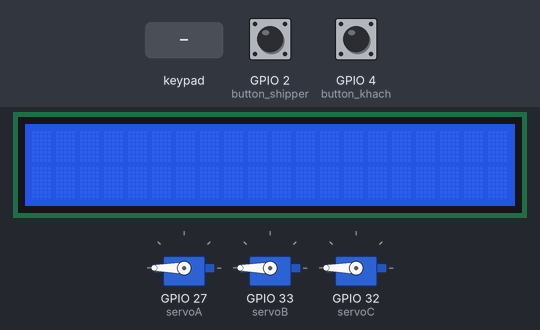
Simulated run of this sketch. Board: ESP32. Shown: 3 × servo, 20×2 character LCD. Inputs (shaded band) come from the test bench; at power-on: GPIO 2 (button_shipper) LOW, GPIO 4 (button_khach) LOW. WiFi joins after 1.5 s; servers stay silent unless stated; the local clock reads 2024-03-15 10:24:30 at power-on unless the sketch sets it; the Firebase database answers and starts empty; what the sketch prints to the serial monitor is not drawn.

Above: at 3.8 s.
3.9 s: GPIO 2 (button_shipper) pulled HIGH for 0.15 s
5.7 s: keypad keys 2 3 2 5 3 2 6 D pressed 0.4 s apart
At 6.6 s:
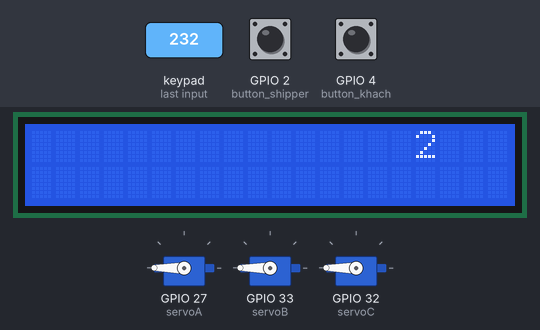
10.4 s: key 'A' pressed
At 12.2 s:
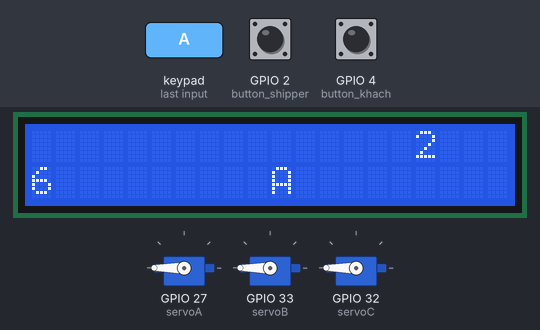
12.3 s: GPIO 4 (button_khach) pulled HIGH for 0.15 s
At 14.6 s:
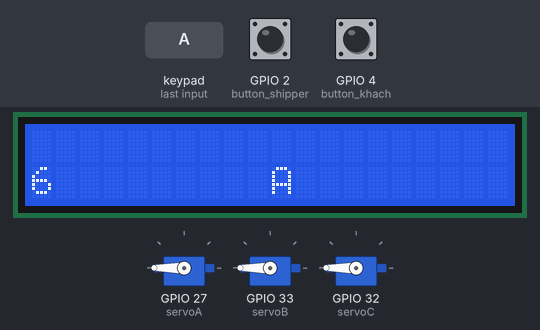
15.4 s: keypad keys 1 9 1 8 5 1 7 D pressed 0.4 s apart
At 20.0 s:
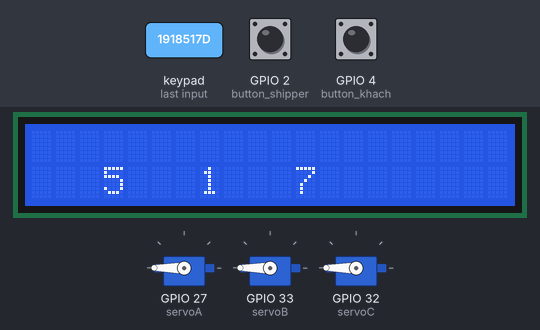
20.3 s: key '#' pressed
At 24.6 s:
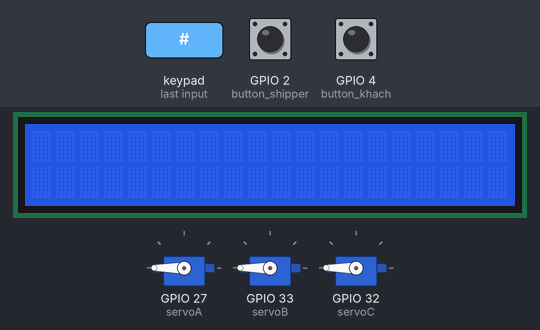

Measured:
- after the input at 10.4 s, the display: first differs from a run without the input after 0.17 s (image 2 shows a later state)
- after the input at 12.3 s, the display: changes after 1.8 s (image 3)
- after the input at 15.4 s, the display: first differs from a run without the input after 2.3 s (image 4 shows a later state)
- after the input at 20.3 s, the display: first changes after 0.16 s (image 5 shows a later state)

The sketch:

hardware.ino
```cpp
#include <Keypad.h>
#include <ESP32Servo.h>
#include <LiquidCrystal_I2C.h>
#include <WiFi.h>
#include <FirebaseESP32.h>
#include <addons/RTDBHelper.h>
#include "RTClib.h"

RTC_DS1307 rtc;

const char* ssid = "Điện thoại của Khoa";
const char* password = "123456789";
// Thông tin Firebase
#define DATABASE_URL "hw-sw-project-6eb09-default-rtdb.firebaseio.com"

// Tạo đối tượng FirebaseData
FirebaseData firebase;
FirebaseAuth auth;
FirebaseConfig config;

// =====================================================
Servo myservo;
LiquidCrystal_I2C lcd (0x27, 20,2);

Servo myservoA;
Servo myservoB;
Servo myservoC;

#define servoA 27
#define servoB 33
#define servoC 32
#define button_khach 4
#define button_shipper 2

char customKey;
const byte ROWS = 4;
const byte COLS = 4;
String num_string;
String num_string2;
String code;
String name;
String phone;
int shipper_mode;
int khach_mode;

char hexaKeys[ROWS][COLS] = {
  {'1','2','3','A'},
  {'4','5','6','B'},
  {'7','8','9','C'},
  {'*','0','#','D'}
};

byte rowPins[ROWS] = {23, 25, 3, 26};
byte colPins[COLS] = {19, 18, 5, 17};

Keypad customKeypad = Keypad( makeKeymap(hexaKeys), rowPins, colPins, ROWS, COLS);

void readKeypad1();
void readKeypad2();
void openA();
void closeA();
void openB();
void closeB();
void openC();
void closeC();


void setup() {
  // put your setup code here, to run once:
    Serial.begin(115200);
    delay(1000);

    WiFi.mode(WIFI_STA); //Optional
    WiFi.begin(ssid, password);
    Serial.println("\nConnecting");

    while(WiFi.status() != WL_CONNECTED){
        Serial.print(".");
        delay(100);
    }

    Serial.println("\nConnected to the WiFi network");
    Serial.print("Local ESP32 IP: ");
    Serial.println(WiFi.localIP());
    Serial.printf("Firebase Client v%s\n\n", FIREBASE_CLIENT_VERSION);
    config.database_url = DATABASE_URL;
    config.signer.test_mode = true;
    Firebase.reconnectWiFi(true);
    Firebase.begin(&config, &auth);

    if (Firebase.ready()) {
      Serial.println("Connected to Firebase");
    } else {
      Serial.println("Failed to connect to Firebase");
    }


    pinMode(button_khach, INPUT);
    pinMode(button_shipper, INPUT);
    myservoA.attach(servoA);
    myservoA.write(180);
    myservoB.attach(servoB);
    myservoB.write(180);
    myservoC.attach(servoC);
    myservoC.write(180);
    lcd.init();                      // initialize the lcd
    lcd.init();
    // Print a message to the LCD.
    lcd.backlight();
    lcd.setCursor(0,0);
    shipper_mode = 0;
    khach_mode = 0;


    //-----------------------------------------------RTC------------------------------------//
    #ifndef ESP8266
      while (!Serial); // wait for serial port to connect. Needed for native USB
    #endif

    if (! rtc.begin()) {
      Serial.println("Couldn't find RTC");
      Serial.flush();
      while (1) delay(10);
    }

    if (! rtc.isrunning()) {
      Serial.println("RTC is NOT running, let's set the time!");
      // When time needs to be set on a new device, or after a power loss, the
      // following line sets the RTC to the date & time this sketch was compiled
      rtc.adjust(DateTime(2024, 3, 23, 8, 55, 0));
      // This line sets the RTC with an explicit date & time, for example to set
      // January 21, 2014 at 3am you would call:
      // rtc.adjust(DateTime(2014, 1, 21, 3, 0, 0));
    }

}
//----------------------------------------------------------------------Loop----------------------------------------------------------//
void loop() {
  DateTime now = rtc.now();
  //rtc.adjust(DateTime(2024, 5, 16, 23, 59, 0));
  Serial.print(now.year(), DEC);
    Serial.print('/');
    Serial.print(now.month(), DEC);
    Serial.print('/');
    Serial.print(now.day(), DEC);
    Serial.print(" (");

    Serial.print(now.hour(), DEC);
    Serial.print(':');
    Serial.print(now.minute(), DEC);
    Serial.print(':');
    Serial.print(now.second(), DEC);
    Serial.println();
  int button_khach_value = digitalRead(button_khach);
  int button_shipper_value = digitalRead(button_shipper);

  if(button_shipper_value)
  {
    shipper_mode = 1;
    khach_mode = 0;
  }
  if(button_khach_value)
  {
    khach_mode = 1;
    shipper_mode = 0;
  }
  if(khach_mode)
  {
    readKeypad1();
    lcd.setCursor(0,0);
    lcd.print(num_string);
  }
  if(shipper_mode)
  {
    readKeypad2();
    lcd.setCursor(0,0);
    lcd.print(num_string2);
  }
  delay(100);
  Serial.print("Shipper_mode: ");
  Serial.println(shipper_mode);
  Serial.print("Khach_mode: ");
  Serial.println(khach_mode);
}
//------------------------------------------------------------------------------------------------------------------------------------//


void readKeypad1()
{
  int ok;
  char customKey = customKeypad.getKey();
  if(customKey != 'D' && customKey != '#')
  {
    String num_le = String(customKey);
    num_string += num_le;
  }
  if(customKey == '#')
  {
    num_string = "";
    lcd.clear();
    delay(500);
  }


  if(customKey == 'D')
  {

    // Đọc chuỗi từ Firebase
    String refPhone = "/otp/";
    refPhone += num_string;
    String myPhone = "";
    if (Firebase.getString(firebase, refPhone)) {
      myPhone = firebase.stringData();
    }
    String refDoor = "/user/";
    refDoor += myPhone;
    refDoor += "/using_locker";
    String result[10];
    int n = 0;
    if (Firebase.getString(firebase, refDoor)) {
      String dataInf = firebase.stringData();
      if (dataInf.length() != 0) {
        result[n] = dataInf.substring(2, 3);
        n = 1;
        for (int i = 0; i < dataInf.length()-2; i++) {
          if (dataInf[i] == ',') {
            result[n] = dataInf.substring(i+2, i+3);
            n++;
          }
        }
      }

      for (int i = 0; i < n; i++) {
        Serial.println(result[i]);
        if (result[i] == "A") {
            openA();
        }
        if (result[i] == "B") {
            openB();
        }
        if (result[i] == "C") {
            openC();
        }
      }

      if (Firebase.deleteNode(firebase, refDoor)) {
        Serial.println("Node deleted successfully");
      }
    }
  }
}
void readKeypad2()
{

  char customKey2 = customKeypad.getKey();
  if(customKey2 != 'D' && customKey2 != '#' && customKey2 != '*')
  {
    String num_le2 = String(customKey2);
    num_string2 += num_le2;
  }
  if(customKey2 == '#')
  {
    num_string2 = "";
    lcd.clear();
    delay(500);
  }
  if(customKey2 == 'D')
  {
    code = num_string2;
    name = code.substring(0, 1);
    phone = code.substring(1);
    Serial.println(name);
    Serial.println(phone);
    String ref = "";
    ref += "/user/";
    ref += phone;
    ref += "/using_locker/";
    ref += name;
    DateTime now = rtc.now();
    int year = now.year();
    int month = now.month();
    int day = now.day();
    int hour = now.hour();
    int minute = now.minute();
    int second = now.second();

    String datetime = String(day) + "/" + String(month) + "/" + String(year) + " " + String(hour) + ":" + String(minute) + ":" + String(second);

    if (Firebase.setString(firebase,  ref, datetime)) {
      Serial.println("Key added successfully");
    }

    if (name == "A") {
      closeA();
    }
    if (name == "B") {
      closeB();
    }
    if (name == "C") {
          closeC();
    }

  }

}
void openA(){
  myservoA.write(180);
  int goc = myservoA.read();
  Serial.println(goc);
  delay(500);
}
void closeA(){
  myservoA.write(90);
  int goc = myservoA.read();
  Serial.println(goc);
  delay(500);
}
void openB(){
  myservoB.write(180);
  int goc = myservoB.read();
  Serial.println(goc);
  delay(500);
}
void closeB(){
  myservoB.write(90);
  int goc = myservoB.read();
  Serial.println(goc);
  delay(500);
}
void openC(){
  myservoC.write(180);
  int goc = myservoC.read();
  Serial.println(goc);
  delay(500);
}
void closeC(){
  myservoC.write(90);
  int goc = myservoC.read();
  Serial.println(goc);
  delay(500);
}
```
